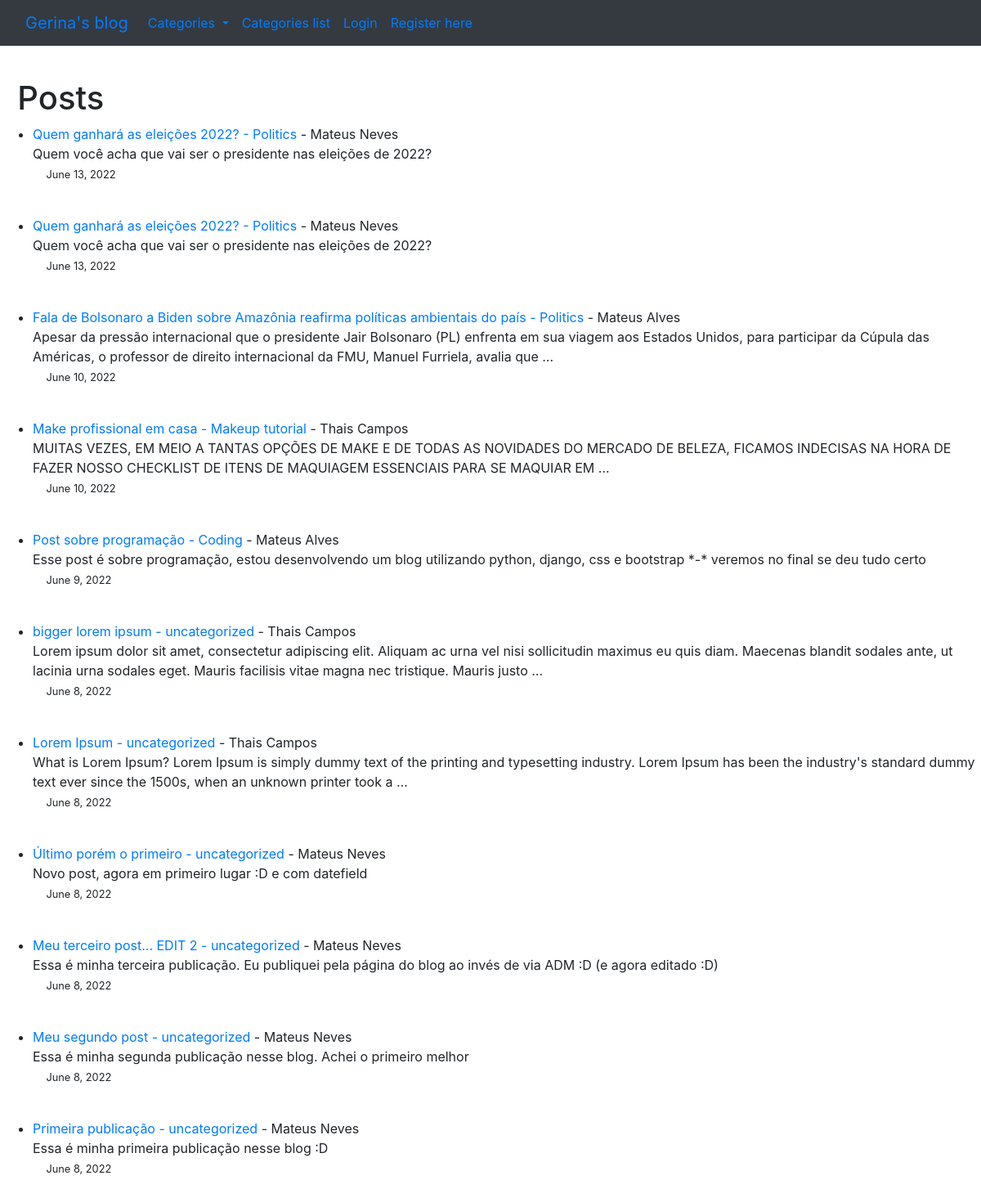
Before: / with the older database file.
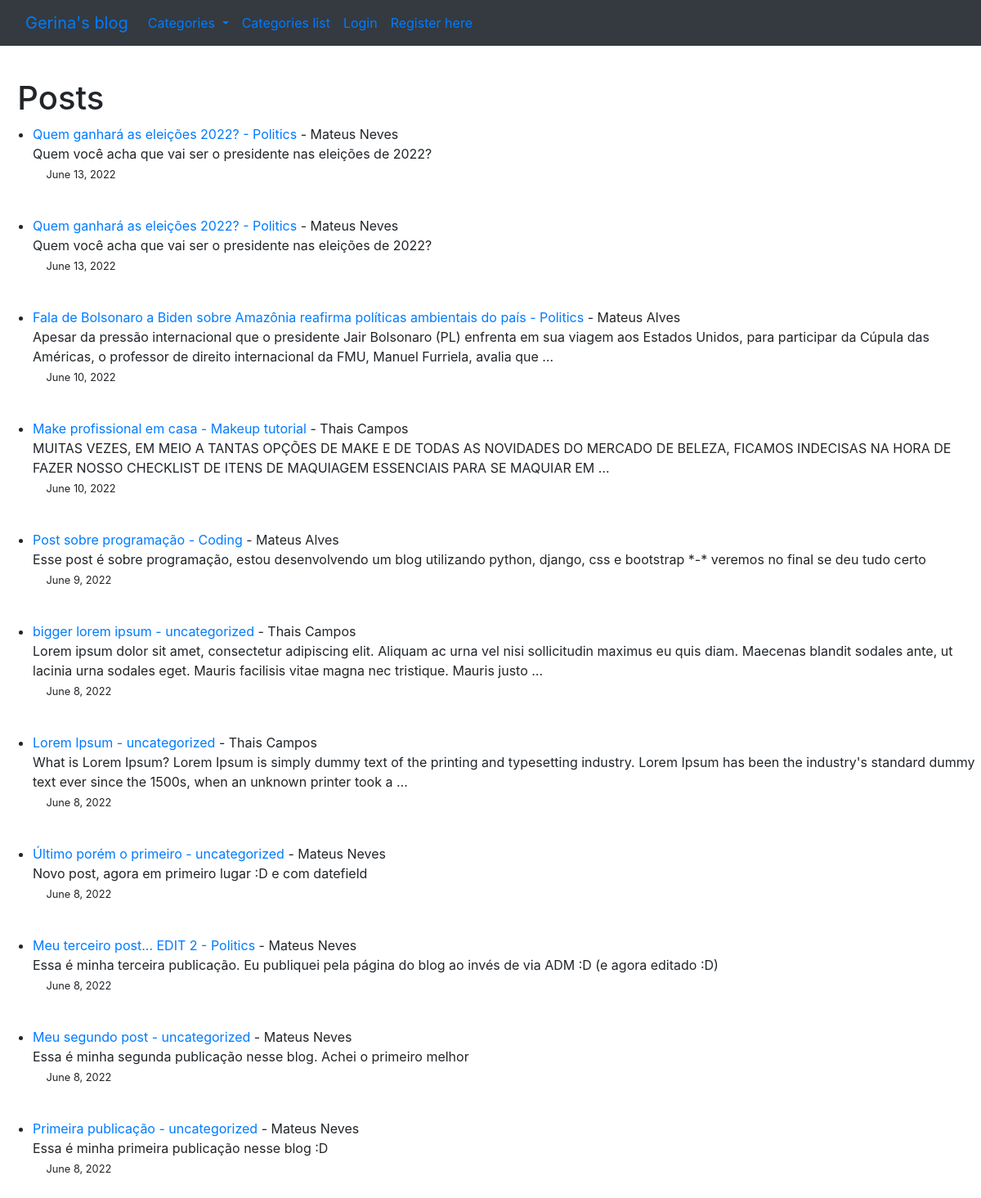
After: the same page with the newer database file.
### theblog/models.py (models this page shows, shortened)
class Post(models.Model):
    title = models.CharField(max_length=255)
    author = models.ForeignKey(User, on_delete=models.CASCADE)
    body = models.TextField()
    title_tag = models.CharField(max_length=255, default=title)
    post_date = models.DateField(auto_now_add=True)
    category = models.CharField(max_length=255, default='uncategorized')
    likes = models.ManyToManyField(User, related_name='blog_post')

### theblog/views.py (the view)
# urls.py: path('', HomeView.as_view(), name='home'),
class HomeView(ListView):
    model = Post
    template_name = 'home.html'
    ordering = ['-id']
    def get_context_data(self, *args, **kwargs):
        cat_menu = Category.objects.all()
        context = super(HomeView, self).get_context_data(*args, **kwargs)
        context["cat_menu"] = cat_menu
        return context

### theblog/models.py (called while the page is built)
    def __str__(self):
        return self.name

### theblog/templates/home.html
   {% extends 'base.html'%}
    {% block content %}
<p>
   <h1>&nbsp; Posts </h1>
    <ul>
    {% if user.is_authenticated %}
        {% for post in object_list %}
        <li>   <div class="table"><a href="{%url 'article-detail' post.pk%}">{{ post.title }}</a> - <a href="{% url 'category' post.category %}"> {{post.category }} </a> - {{post.author.first_name}}
        {{ post.author.last_name }} <br>
        {{ post.body|truncatewords:35 }}<br>
            {% if user.id == post.author.id %}
                <small><a style="display:inline" class="nav-link" href="{% url 'update_post' post.pk %}">Edit</a></small>
                <small><a style="display:inline" class="nav-link" href="{% url 'delete_post' post.pk %}">Delete</a></small><br>
            {% endif %}
        <small>&emsp;&nbsp;{{ post.post_date }}</small></div>
    </li>
        <br>
    {% endfor %}
    {% else %}
        {% for post in object_list %}
    <li>   <div class="table"><a href="{%url 'article-detail' post.pk%}">{{ post.title }} - {{ post.category }} </a> - {{post.author.first_name}}
        {{ post.author.last_name }} <br>
        {{ post.body|truncatewords:35|safe }}<br>
        <small>&emsp;&nbsp;{{ post.post_date }}</small></div>
    </li>
        <br>
    {% endfor %}
    {% endif %}
    </ul>
    {%endblock%}

Changed rows visible on the page:
changed Post "Meu terceiro post... EDIT 2": category "uncategorized" → "Politics"
